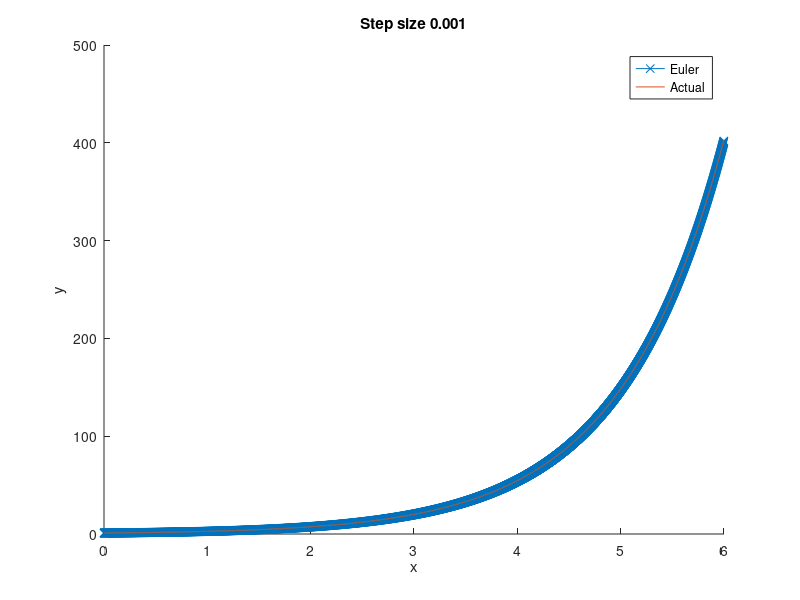
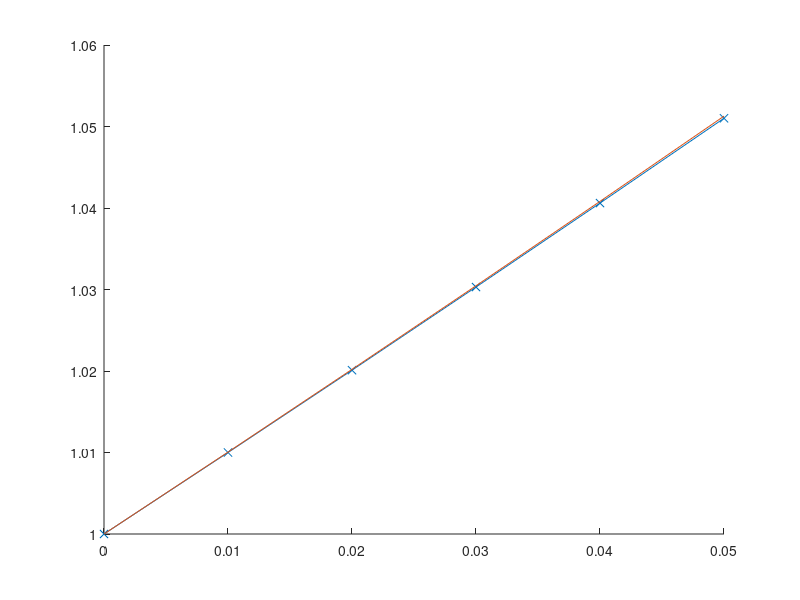
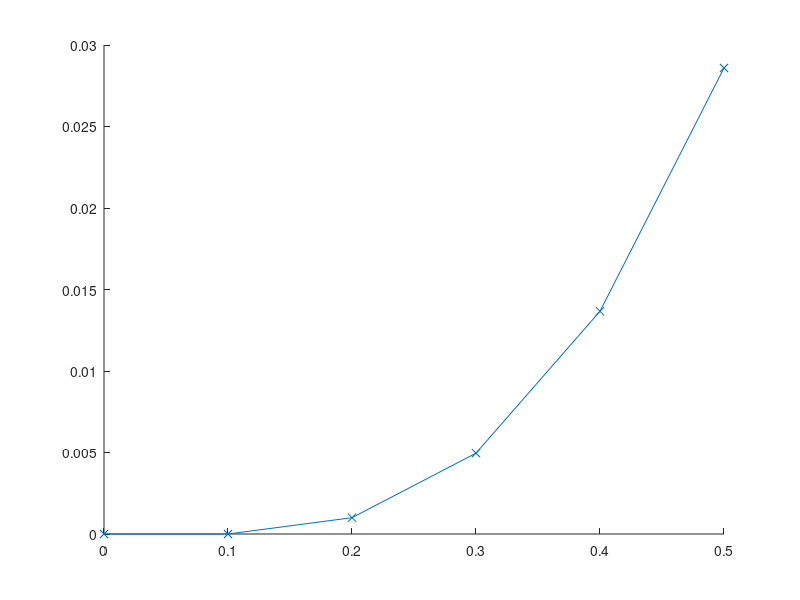
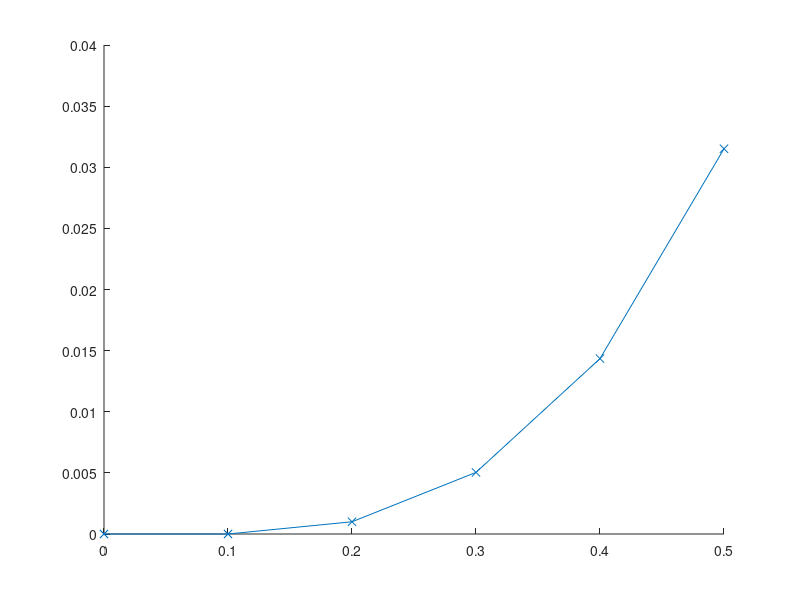

MATLAB code for these plots, in order:
%% question 1

h=0.001; %step size
N=6000; %number of steps

x=0:h:h*(N-1); %x values start at 0

y=zeros(N,1); %initialise

y(1)=1; %initial conditions y(x=0)=1

%eulers iterations for equation y'=y
for iStep=1:N-1
    ydash(iStep)=y(iStep); % current value y'=y
    y(iStep+1)=y(iStep)+h*ydash(iStep); % next value
end

%analytical solution
yactual=exp(x);

figure;
hold all
plot(x,y,'-x')
plot(x,yactual);
hold off
xlabel('x')
ylabel('y')
legend('Euler','Actual')
title(['Step size ' num2str(h)]);




%% question 2

h=0.01; %step size
N=6; %number of steps

x=0:h:h*(N-1); %x values start at 0

y=zeros(N,1); %initialise

y(1)=1; %initial conditions y(x=0)=1

%eulers iterations for equation y'=y
for iStep=1:N-1
    ydash=y(iStep); % current value y'=y
    y(iStep+1)=y(iStep)+h*ydash; % next value
end

%analytical solution
yactual=exp(x);

figure;
hold all
plot(x,y,'-x')
plot(x,yactual);
hold off


%% question 3

h=0.1; %step size
N=6; %number of steps

x=0:h:h*(N-1); %x values start at 0

y=zeros(N,1); %initialise

y(1)=0; %initial conditions y(x=0)=0

%eulers iterations for equation y'=(y-x)^2
for iStep=1:N-1
    ydash=(y(iStep)-x(iStep))^2; % current value y'=(y-x)^2
    y(iStep+1)=y(iStep)+h*ydash; % next value
end

figure;
hold all
plot(x,y,'-x')
% plot(x,yactual);
hold off

%% question 4

h=0.1; %step size
N=6; %number of steps

x=0:h:h*(N-1); %x values start at 0

y=zeros(N,1); %initialise
ydash=y;
hydash=y;

y(1)=0; %initial conditions y(x=0)=0

%eulers iterations for equation y'=(y+x)^2
for iStep=1:N-1
    ydash(iStep)=(y(iStep)+x(iStep))^2; % current value y'=(y+x)^2
    hydash(iStep)=+h*ydash(iStep); 
    y(iStep+1)=y(iStep)+ hydash(iStep);% next value
end

figure;
hold all
plot(x,y,'-x')
% plot(x,yactual);
hold off
